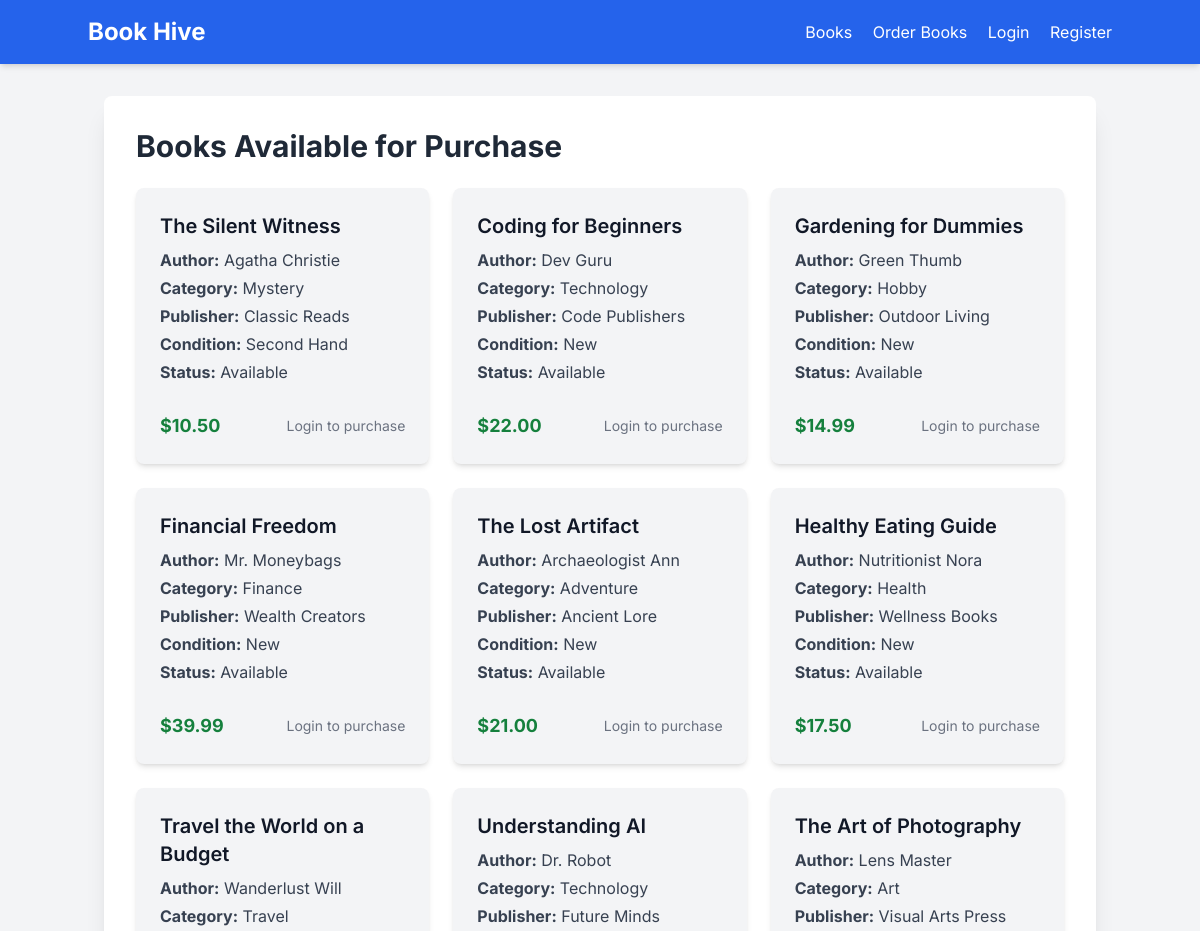
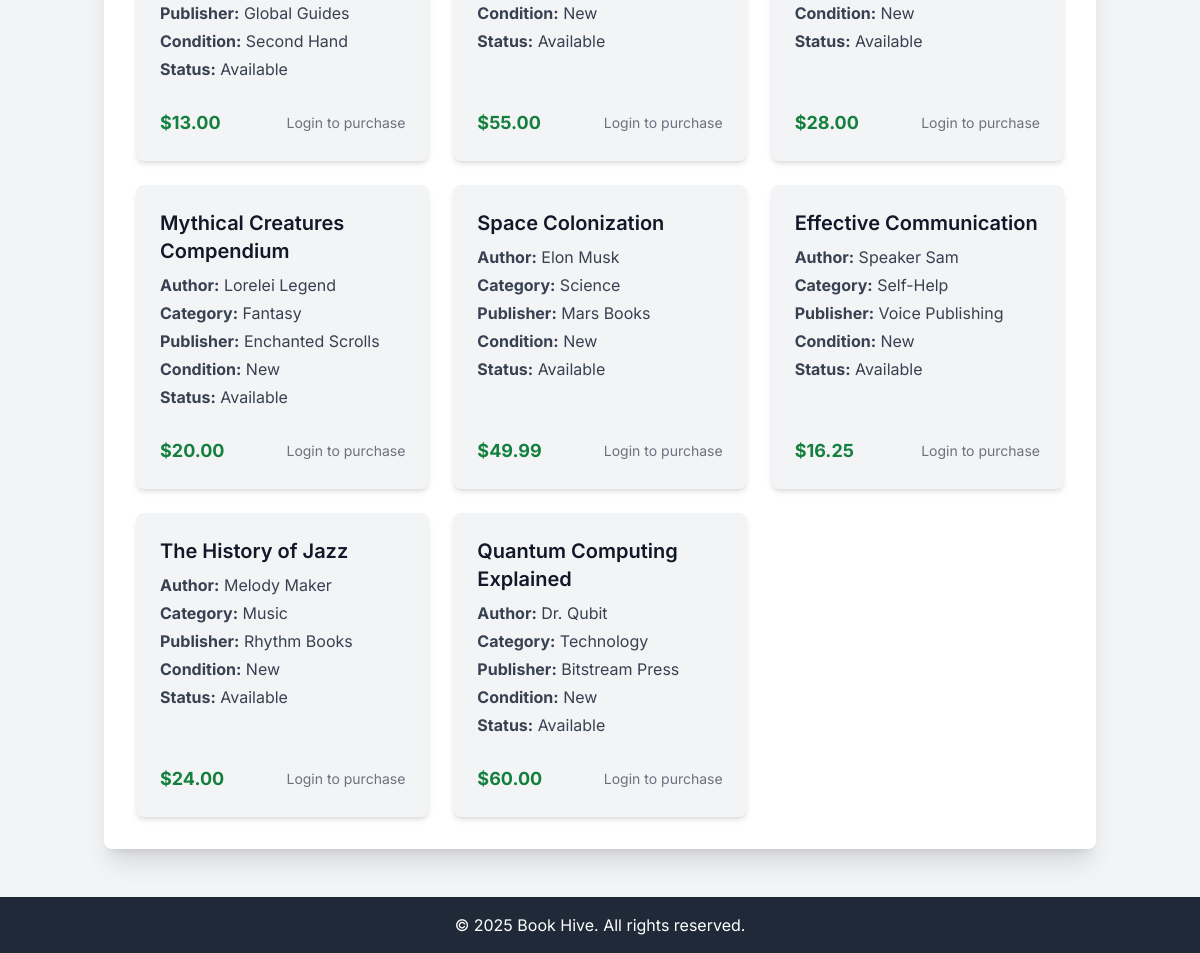
The page /books_for_sale on the database its author committed (2 pictures, top to bottom).
### tables this page shows
CREATE TABLE books (
            id INTEGER PRIMARY KEY AUTOINCREMENT,
            title TEXT NOT NULL,
            author TEXT,
            category TEXT,
            publisher TEXT,
            price REAL NOT NULL,
            book_condition TEXT NOT NULL DEFAULT 'New',
            book_status TEXT NOT NULL DEFAULT 'Available',
            is_available BOOLEAN DEFAULT 1
        , seller_id INTEGER DEFAULT NULL);

### app.py (the view)
@app.route('/books_for_sale')
def books_for_sale():
    conn = get_db_connection()
    books_list = conn.execute(
        "SELECT * FROM books WHERE price > 0 AND book_status IN ('Available', 'On Shelves')").fetchall()
    conn.close()
    return render_template('order_books.html', books=books_list)

### app.py (called while the page is built)
def get_db_connection():
    conn = sqlite3.connect(app.config['DATABASE'])
    conn.row_factory = sqlite3.Row  # This allows accessing columns by name
    return conn

@app.context_processor
def inject_now():
    return {'datetime': datetime}

@app.before_request
def before_request():
    if 'user_id' in session:
        conn = get_db_connection()
        user = conn.execute("SELECT * FROM users WHERE id = ?", (session['user_id'],)).fetchone()
        conn.close()
        if user:
            session['user'] = dict(user)
            session['username'] = user['username'] # Ensure username is consistently set
            session['is_admin'] = bool(user['is_admin'])
            session['is_librarian'] = bool(user['is_librarian'])
        else:
            session.pop('user_id', None)
            session.pop('user', None)
            session.pop('username', None)
            session.pop('is_admin', None)
            session.pop('is_librarian', None)
    else:
        session.pop('user', None)
        session.pop('username', None)
        session.pop('is_admin', None)
        session.pop('is_librarian', None)

### templates/order_books.html (shortened to what this page needs)
{% extends 'layout.html' %}
{% block content %}
<div class="bg-white p-8 rounded-lg shadow-xl">
    <div class="flex justify-between items-center mb-6">
        <h2 class="text-3xl font-bold text-gray-800">Books Available for Purchase</h2>
    </div>
    {% if books %}
        <div class="grid grid-cols-1 md:grid-cols-2 lg:grid-cols-3 gap-6">
            {% for book in books %}
            <div class="bg-gray-100 p-6 rounded-lg shadow-md flex flex-col justify-between">
                <div>
                    <h3 class="text-xl font-semibold text-gray-900 mb-2">{{ book.title }}</h3>
                    <p class="text-gray-700 mb-1"><strong>Author:</strong> {{ book.author }}</p>
                    <p class="text-gray-700 mb-1"><strong>Category:</strong> {{ book.category }}</p>
                    <p class="text-gray-700 mb-1"><strong>Publisher:</strong> {{ book.publisher }}</p>
                    <p class="text-gray-700 mb-1"><strong>Condition:</strong> {{ book.book_condition }}</p>
                    <p class="text-gray-700 mb-3"><strong>Status:</strong> {{ book.book_status }}</p>
                </div>
                <div class="mt-4 flex items-center justify-between">
                    <span class="text-lg font-bold text-green-700">${{ "%.2f"|format(book.price) }}</span>
                    {% if session.get('user_id') %}
                        {% if book.book_status == 'Available' or book.book_status == 'On Shelves' %}
                            <form action="{{ url_for('purchase_book', book_id=book.id) }}" method="POST" class="inline-block">
                                <button type="submit" class="bg-green-600 hover:bg-green-700 text-white font-bold py-2 px-4 rounded-lg shadow-md transition-colors transform hover:scale-105">
                                    Purchase
                                </button>
                            </form>
                        {% else %}
                            <span class="text-sm text-gray-500">Currently {{ book.book_status }}</span>
                        {% endif %}
                    {% else %}
                        <span class="text-sm text-gray-500">Login to purchase</span>
                    {% endif %}
                </div>
            </div>
            {% endfor %}
        </div>
    {% else %}
        <p class="text-gray-600 text-center py-8">No books currently for sale.</p>
    {% endif %}
</div>
{% endblock %}

### templates/layout.html (style rules this page uses)
body { font-family: 'Inter', sans-serif; background-color: #f3f4f6; color: #333; }

### rows shown on the page
books: title "The Silent Witness", author "Agatha Christie", category "Mystery", publisher "Classic Reads", book_condition "Second Hand", book_status "Available", price "10.50"
books: title "Coding for Beginners", author "Dev Guru", category "Technology", publisher "Code Publishers", book_condition "New", book_status "Available", price "22.00"
books: title "Gardening for Dummies", author "Green Thumb", category "Hobby", publisher "Outdoor Living", book_condition "New", book_status "Available", price "14.99"
books: title "Financial Freedom", author "Mr. Moneybags", category "Finance", publisher "Wealth Creators", book_condition "New", book_status "Available", price "39.99"
books: title "The Lost Artifact", author "Archaeologist Ann", category "Adventure", publisher "Ancient Lore", book_condition "New", book_status "Available", price "21.00"
books: title "Healthy Eating Guide", author "Nutritionist Nora", category "Health", publisher "Wellness Books", book_condition "New", book_status "Available", price "17.50"
books: title "Travel the World on a Budget", author "Wanderlust Will", category "Travel", publisher "Global Guides", book_condition "Second Hand", book_status "Available", price "13.00"
books: title "Understanding AI", author "Dr. Robot", category "Technology", publisher "Future Minds", book_condition "New", book_status "Available", price "55.00"
books: title "The Art of Photography", author "Lens Master", category "Art", publisher "Visual Arts Press", book_condition "New", book_status "Available", price "28.00"
books: title "Mythical Creatures Compendium", author "Lorelei Legend", category "Fantasy", publisher "Enchanted Scrolls", book_condition "New", book_status "Available", price "20.00"
books: title "Space Colonization", author "Elon Musk", category "Science", publisher "Mars Books", book_condition "New", book_status "Available", price "49.99"
books: title "Effective Communication", author "Speaker Sam", category "Self-Help", publisher "Voice Publishing", book_condition "New", book_status "Available", price "16.25"
books: title "The History of Jazz", author "Melody Maker", category "Music", publisher "Rhythm Books", book_condition "New", book_status "Available", price "24.00"
books: title "Quantum Computing Explained", author "Dr. Qubit", category "Technology", publisher "Bitstream Press", book_condition "New", book_status "Available", price "60.00"
